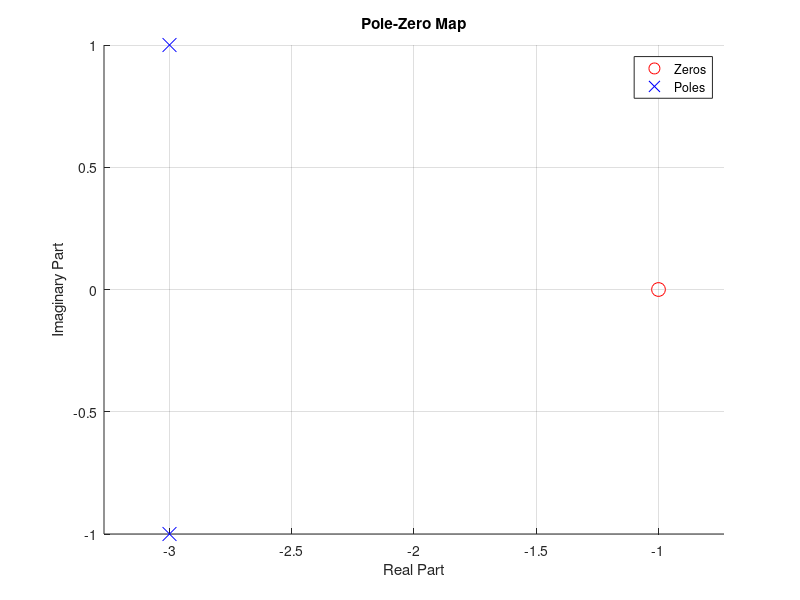

Recreate this plot in MATLAB.
% Clear workspace and command window
clear; clc;

% Define the numerator and denominator
numerator = [10, 10];  % Coefficients of the numerator (10(s + 1))
denominator = [1, 6, 10]; % Coefficients of the denominator (s^2 + 6s + 10)

% Calculate zeros and poles
zeros = roots(numerator);    % Calculate zeros
poles = roots(denominator);  % Calculate poles

% Create the pole-zero map
figure;
hold on;
plot(real(zeros), imag(zeros), 'ro', 'MarkerSize', 10, 'DisplayName', 'Zeros'); % Plot zeros
plot(real(poles), imag(poles), 'bx', 'MarkerSize', 10, 'DisplayName', 'Poles'); % Plot poles

% Annotate the plot
xlabel('Real Part');
ylabel('Imaginary Part');
title('Pole-Zero Map');
legend('show');
grid on;
axis equal; % Equal scaling for both axes
hold off;

% Display zeros and poles in command window
disp('Zeros:');
disp(zeros);
disp('Poles:');
disp(poles);
